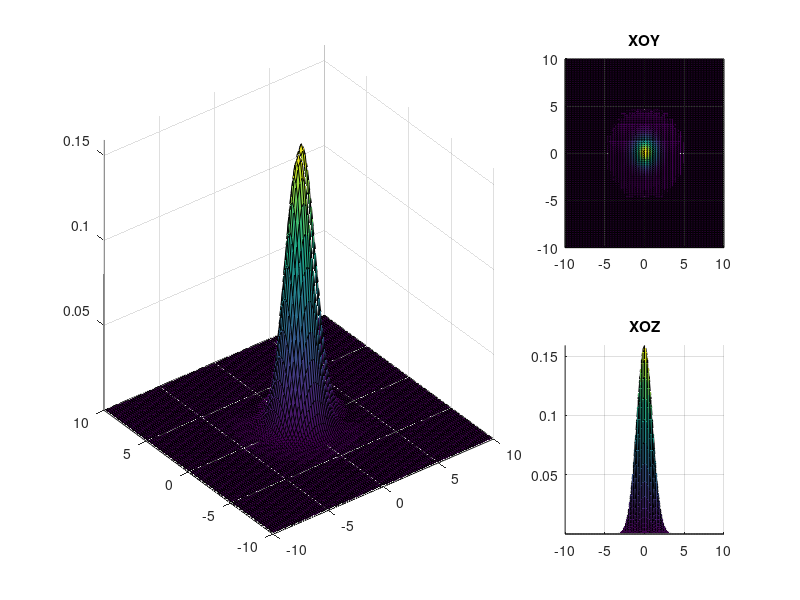

Reproduce this figure in MATLAB.
clc
clear
close all

mu=[0,0];% ????
Sigma=[1 0;0 1];% ?????
[X,Y]=meshgrid(-10:0.2:10,-10:0.2:10);%?XOY?????????
p=mvnpdf([X(:) Y(:)],mu,Sigma);%????????????Z?
p=reshape(p,size(X));%?Z??????????

mu2=[1,1];% ????
Sigma2=[1 0;0 1];% ?????
[X2,Y2]=meshgrid(-10:0.2:10,-10:0.2:10);%?XOY?????????
p2=mvnpdf([X2(:) Y2(:)],mu2,Sigma2);%????????????Z?
p2=reshape(p2,size(X2));%?Z??????????

figure
set(gcf,'Position',get(gcf,'Position').*[1 1 1.3 1])

subplot(2,3,[1 2 4 5])
surf(X,Y,p),axis tight,title('')
 hold on
 surf(X2,Y2,p2),axis tight,title('')
subplot(2,3,3)
surf(X,Y,p),view(2),axis tight,title('XOY')
subplot(2,3,6)
surf(X,Y,p),view([0 0]),axis tight,title('XOZ')